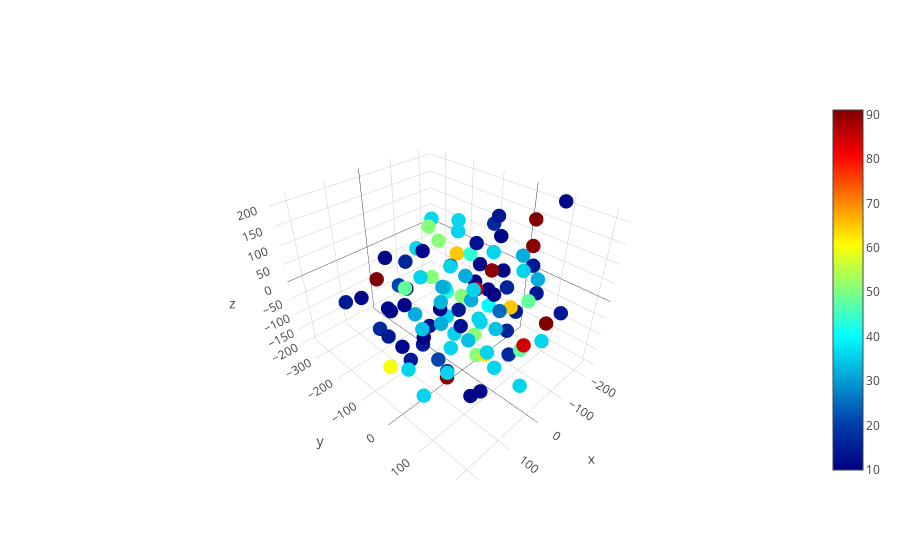

The notebook cell this image was saved under:
### Code cell
import numpy as np
import plotly.plotly as py
import plotly.graph_objs as go

from plotly.offline import download_plotlyjs, init_notebook_mode, plot,iplot

init_notebook_mode(connected=True)

#x, y, z = np.random.multivariate_normal(np.array([0,0,0]), np.eye(3), 400).transpose()

iplot([go.Scatter3d(x=tfidf_df3['x'],
                  y=tfidf_df3['y'],
                    z=tfidf_df3['z'],
                    text=tfidf_df3['fname'],
                    mode='markers',
                    marker=dict(size='5',
                               color = tfidf_df3['series'],
                               colorscale='Jet',
                               showscale=True)
                    )])
